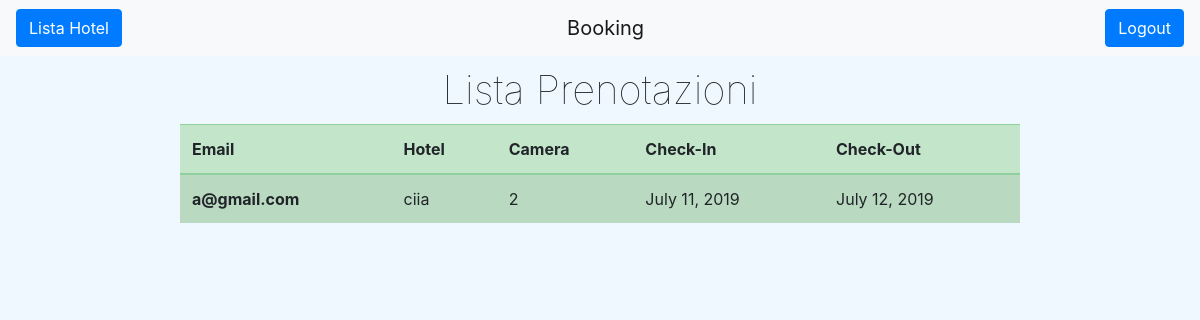
Page /homeAlbergatore/ (signed in) on the earlier database version.
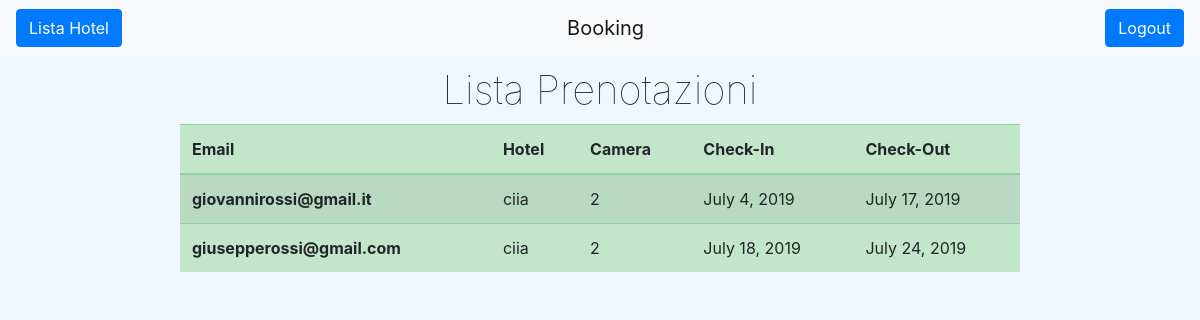
Same page on the later database version.
### ProgettoISW/models.py (models this page shows, shortened)
class Prenotazione(models.Model):
    email = models.EmailField()
    camera = models.ForeignKey(Camera, on_delete=models.CASCADE)
    checkIn = models.DateField()
    checkOut = models.DateField()

class Camera(models.Model):
    hotel = models.ForeignKey(Hotel, on_delete=models.CASCADE)
    numero = models.IntegerField()
    nLetti = models.IntegerField()
    prezzo = models.FloatField()
    servizi = models.TextField()

class Hotel(models.Model):
    albergatore = models.ForeignKey(Albergatore, on_delete=models.CASCADE)
    nome = models.CharField(max_length=100)
    descrizione = models.TextField()
    citta = models.CharField(max_length=100)
    indirizzo = models.CharField(max_length=100)

### ProgettoISW/views.py (the view)
# urls.py: path('homeAlbergatore/', views.homeAlbergatore),
def homeAlbergatore(request):
    albergatore = ""
    if 'nomeAlbergatore' in request.session:
        albergatore = request.session['nomeAlbergatore']
    else:
        return redirect('/home/')
    elencoPrenotazioni = []
    for p in Prenotazione.objects.all():
        if p.camera.hotel.albergatore.username == albergatore:
            elencoPrenotazioni.append(p)
    return render(request, "homeAlbergatore.html", {'prenotazioni': elencoPrenotazioni})

### templates/homeAlbergatore.html (shortened to what this page needs)
{% extends "base.html" %}
{% block tasto-sinistro %}
    <button id="lista-hotel" class="btn btn-primary" type="button">
            <a href="/listaHotel/">Lista Hotel</a>
    </button>
{% endblock %}
{% block content %}
    <main>
        <div class="wrapper">
            <h1 id="maintitle">Lista Prenotazioni</h1>
            <table class="table table-striped table-hover table-success">
                <thead>
                    <tr>
                        <th scope="col">Email</th>
                        <th scope="col">Hotel</th>
                        <th scope="col">Camera</th>
                        <th scope="col">Check-In</th>
                        <th scope="col">Check-Out</th>
                    </tr>
                </thead>
                <tbody>
                    {% for p in prenotazioni %}
                    <tr>
                        <th scope="row">{{ p.email }}</th>
                        <td>{{ p.camera.hotel.nome }}</td>
                        <td>{{ p.camera.numero }}</td>
                        <td>{{ p.checkIn }}</td>
                        <td>{{ p.checkOut }}</td>
                    </tr>
                    {% endfor %}
                </tbody>
            </table>
        </div>
    </main>
{% endblock %}

### templates/base.html (shortened to what this page needs)
<!DOCTYPE html>
<html lang="en">
{% load static %}
<head>
    <link rel="stylesheet" href="https://stackpath.bootstrapcdn.com/bootstrap/4.3.1/css/bootstrap.min.css">
    <link rel="stylesheet" href="{% static 'css/style.css' %}" type="text/css">
</head>
<body>
    <nav class="navbar navbar-light bg-light justify-content">
        {% block tasto-sinistro %}{% endblock %}
        <a class="navbar-brand" href="/home/">Booking</a>
        {% if request.session.nomeAlbergatore is not None %}
            <button id="logout" class="btn btn-primary" type="button">
                <a href="/logout/">Logout</a>
            </button>
        {% else %}
            <button id="login" class="btn btn-primary" type="button">
                <a href="/login/">Login</a>
            </button>
        {% endif %}
    </nav>
    {% block content %}{% endblock %}
</body>
</html>

### static/css/style.css (style rules this page uses)
* { box-sizing: border-box; }
body { background-color: aliceblue; }
button a { color: white; }
#maintitle { margin: 10px 0; font-weight: lighter; text-align: center; }
.wrapper { width: 70%; margin: auto; }
table { background-color: unset; }

Differences in the rows shown:
removed Prenotazione: email "a@gmail.com", camera.hotel.nome "ciia", camera.numero "2", checkIn "July 11, 2019", checkOut "July 12, 2019"
added Prenotazione: email "giovannirossi@gmail.it", camera.hotel.nome "ciia", camera.numero "2", checkIn "July 4, 2019", checkOut "July 17, 2019"
added Prenotazione: email "giusepperossi@gmail.com", camera.hotel.nome "ciia", camera.numero "2", checkIn "July 18, 2019", checkOut "July 24, 2019"
